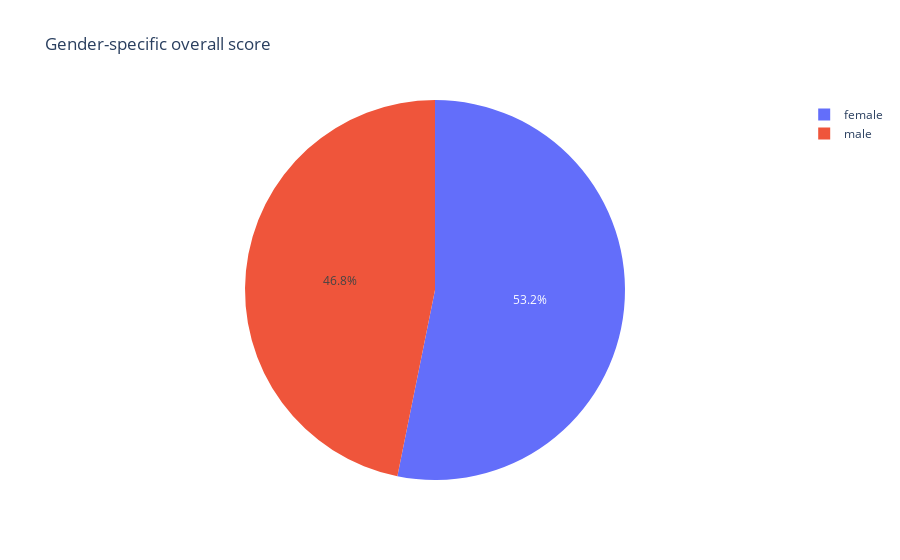

Notebook code cell kept with this figure:
### Code cell
fig = px.pie(df, values='total marks', names='gender', title="Gender-specific overall score")
fig.show()

### Figure 1 — Plotly figure (JSON) as saved in the notebook; plotly's stock layout.template omitted (floating-point values rounded to 4 significant figures; data arrays with more than 128 entries replaced by an {"elided": "..."} marker saying what was removed)
{"data": [{"domain": {"x": [0, 1], "y": [0, 1]}, "hovertemplate": "gender=%{label}<br>total marks=%{value}<extra></extra>", "labels": {"elided": "1000 str values"}, "legendgroup": "", "name": "", "showlegend": true, "type": "pie", "values": {"elided": "1000 int values"}}], "layout": {"legend": {"tracegroupgap": 0}, "title": {"text": "Gender-specific overall score"}}}
